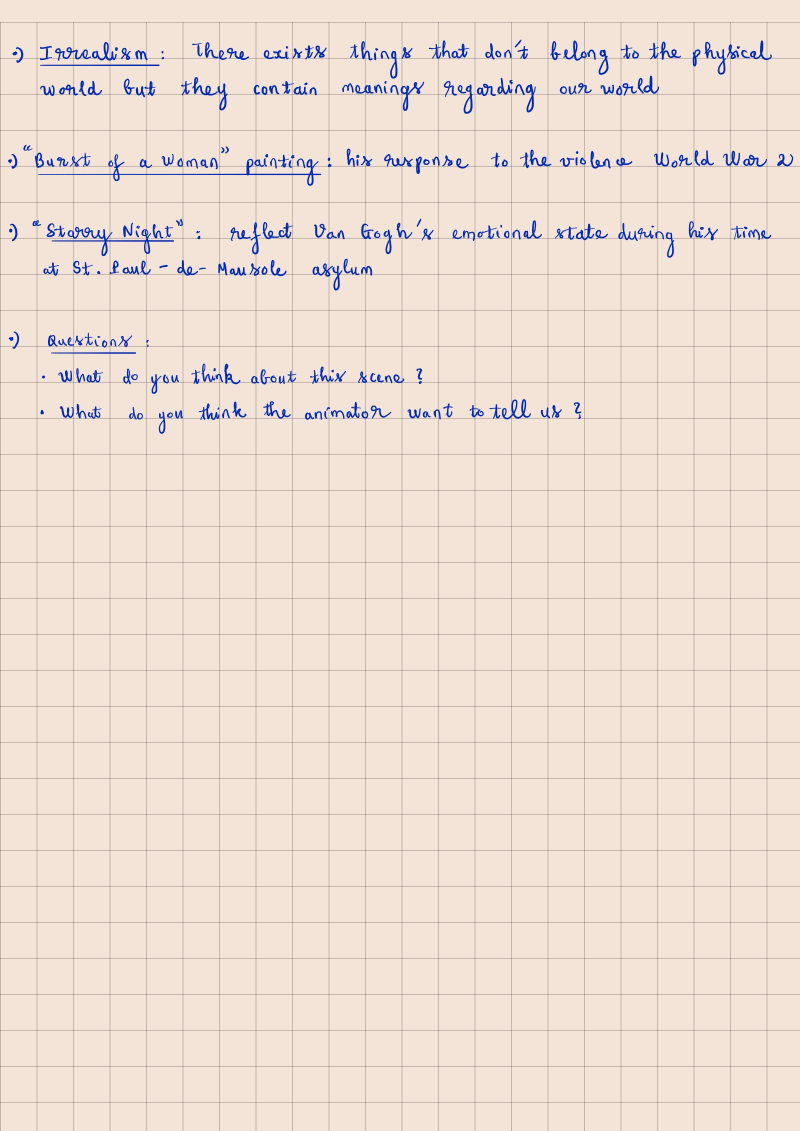
#> input picture test_img.jpg, 1600 x 2262 px (shown at 1/2 size)
$ python -i word_segmentation.py   (imports and definitions only)
#> lines starting #> are read from the running program, lines starting #| are printed output that depends on the picture; after the words box and inside, x2 and y2 are one past the last pixel; in counts of white or black regions, pixels touching at a corner belong together
import os
from pdf2image import convert_from_path
import cv2
import numpy as np
import matplotlib.pyplot as plt

def convert_pdf_to_jpg(pdf_path, output_folder = "output_images"):
    """
    Converts each page of a pdf to image

    Args:
        pdf_path:
        output_folder:
    """

    try:
        os.makedirs(output_folder, exist_ok = True)

        images = convert_from_path(pdf_path, fmt = "jpeg")

        for i, image in enumerate(images):
            image_filename = os.path.join(output_folder, f"image_{i + 1}.jpg")
            image.save(image_filename, "JPEG")
            print(f"Saved {image_filename}")

        print(f"Conversion completed for {pdf_path}, saving output to {output_folder}")

    except Exception as e:
        print("Exception occured", e)

def perform_segmentation(image_path, output_folder = "segmented_words"):
    # reading and resizing

#> called with image_path = 'test_img.jpg', output_folder = 'segmented_words'
    img = cv2.imread(image_path)
#> img is the input picture: shape (2262, 1600, 3); mean B, G, R 212.3, 222.6, 237.6
    img = cv2.cvtColor(img, cv2.COLOR_BGR2RGB)

    h, w, c = img.shape
#> h = 2262; w = 1600; c = 3

    if w > 1000:

        new_w = 1000
        ar = w / h
#> ar = 0.707
        new_h = int(new_w/ar)
#> new_h = 1413

        img = cv2.resize(img, (new_w, new_h), interpolation = cv2.INTER_AREA)
#> img: shape (1413, 1000, 3)

    thresh_img = thresholding(img)

    #dilation
    kernel = np.ones((3,85), np.uint8)
    dilated = cv2.dilate(thresh_img, kernel, iterations = 1)

    (contours, hierarchy) = cv2.findContours(dilated.copy(), cv2.RETR_EXTERNAL, cv2.CHAIN_APPROX_NONE)
    sorted_contours_lines = sorted(contours, key = lambda ctr : cv2.boundingRect(ctr)[1]) # (x, y, w, h)

    img2 = img.copy()
    words_list = []

    for line in sorted_contours_lines:

        # roi of each line
        x, y, w, h = cv2.boundingRect(line)
        roi_line = dilated[y:y+h, x:x+w]

        # draw contours on each word
        (cnt, hierarchy) = cv2.findContours(roi_line.copy(), cv2.RETR_EXTERNAL, cv2.CHAIN_APPROX_NONE)
        sorted_contour_words = sorted(cnt, key=lambda cntr : cv2.boundingRect(cntr)[0])

        for word in sorted_contour_words:
            if cv2.contourArea(word) < 400:
                continue

            x2, y2, w2, h2 = cv2.boundingRect(word)
            words_list.append([x+x2, y+y2, x+x2+w2, y+y2+h2])
            cv2.rectangle(img2, (x+x2, y+y2), (x+x2+w2, y+y2+h2), (255,255,100),2)


def thresholding(image):
    img_gray = cv2.cvtColor(image,cv2.COLOR_BGR2GRAY)
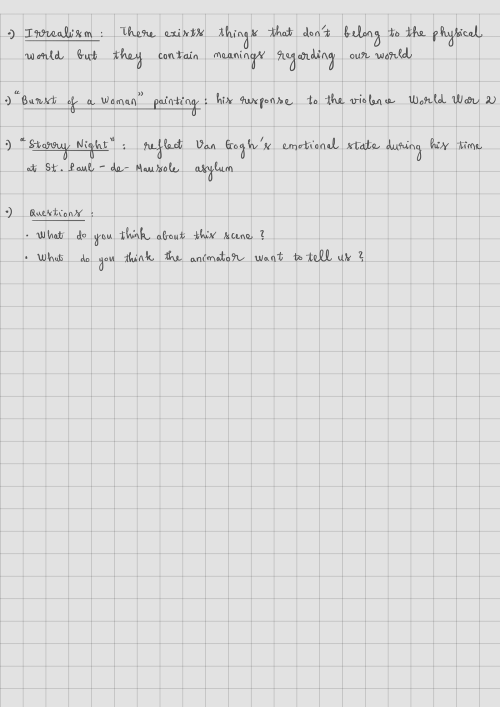
#> img_gray: shape (1413, 1000) (shown at 1/2 size); min 60, max 235, mean 221.3
    ret,thresh = cv2.threshold(img_gray,115,255,cv2.THRESH_BINARY_INV)
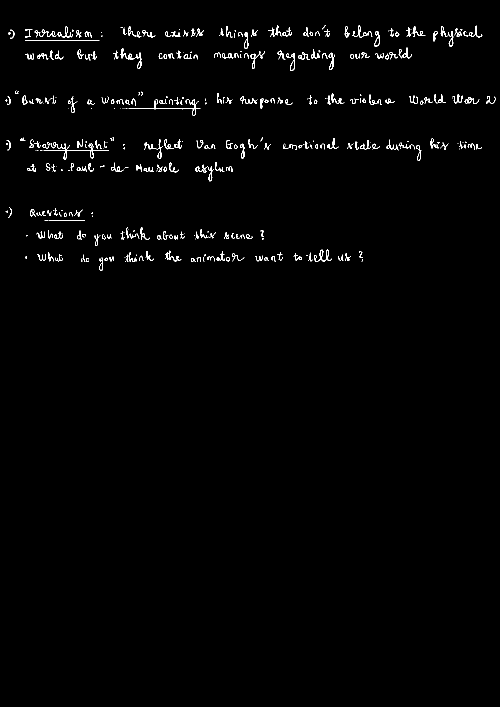
#> thresh: shape (1413, 1000) (shown at 1/2 size); 1.2% white in thin lines or dots, all inside (x1, y1, x2, y2) = (10, 50, 991, 542)
    plt.imshow(thresh, cmap='gray')


#> (the run stopped early here; a loop or call above may not have finished)
